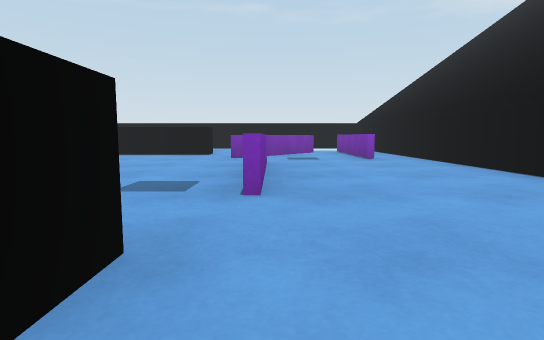
View 1 (above)

14 first-person views from a walk through a Unity game level. The camera is 0.4 m above the floor, tilts 6° down and sees 80° across. The floor is counted in squares, 1 m on a side. Each view is taken from the middle of a square. On the plan, view 1 faces up. The plan holds only what a view shows up to about 9 squares ahead; the rest is blank. The place goes on beyond the plan. The player is left out.

View 2
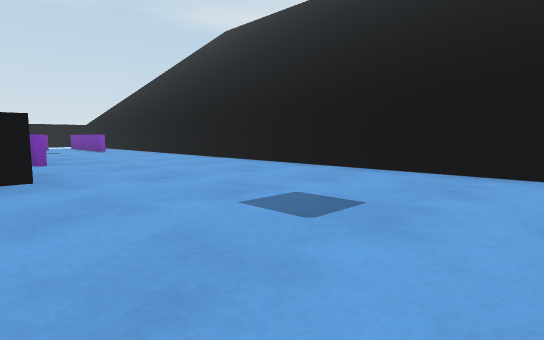

View 3
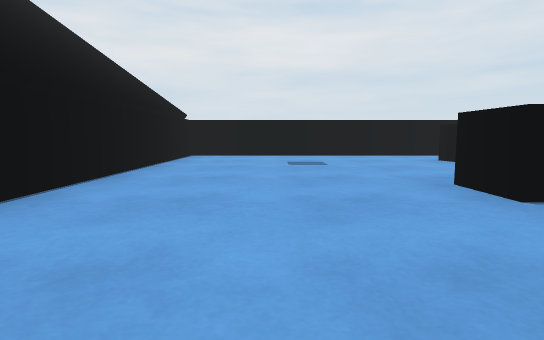

View 4
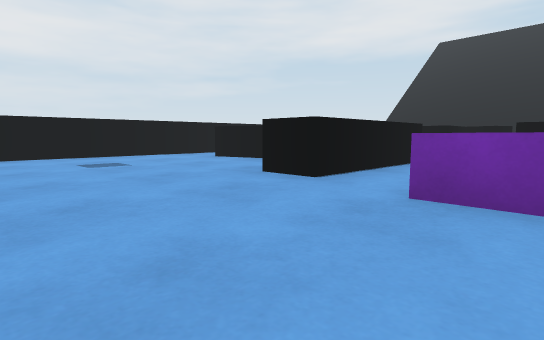

View 5
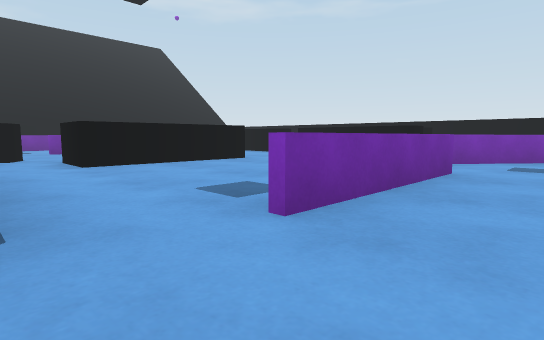

View 6
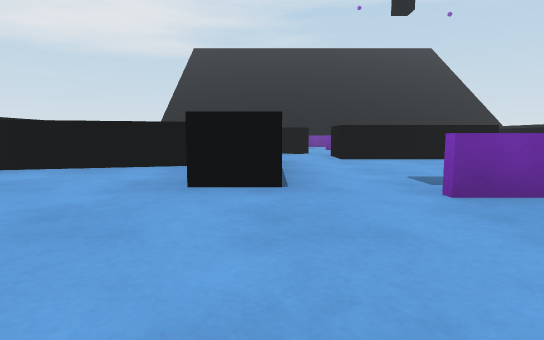

View 7
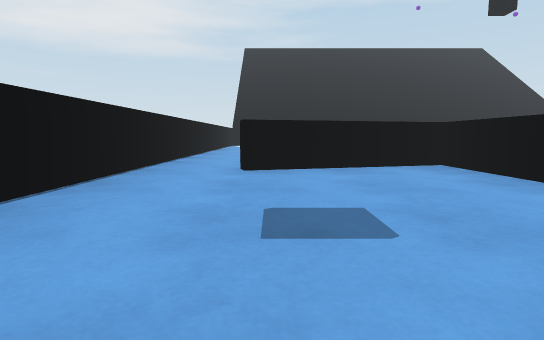

View 8
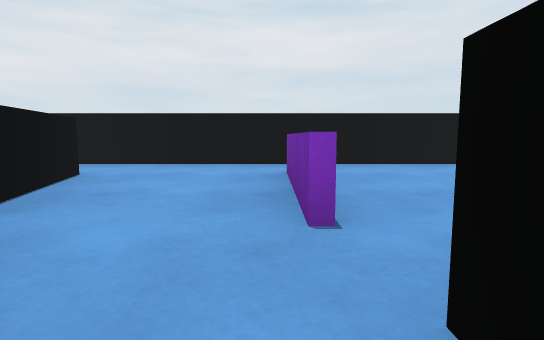

View 9
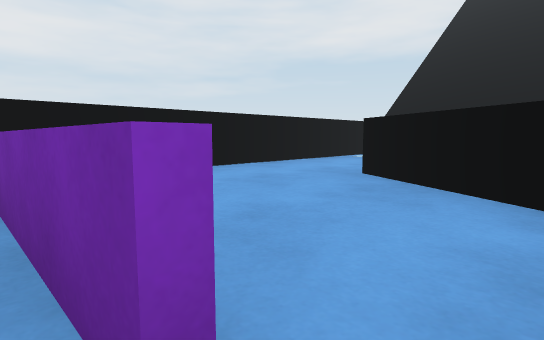

View 10
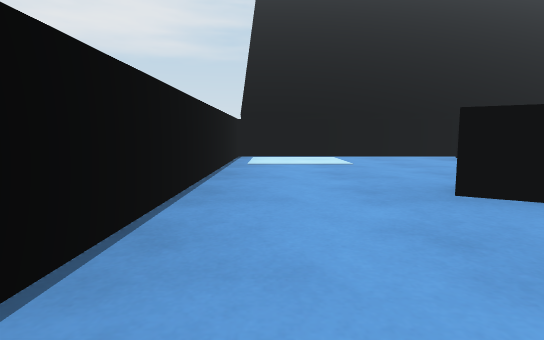

View 11
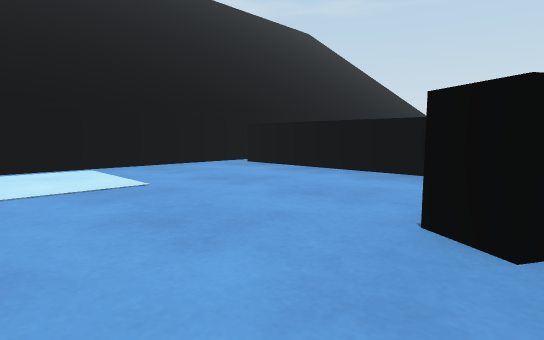

View 12
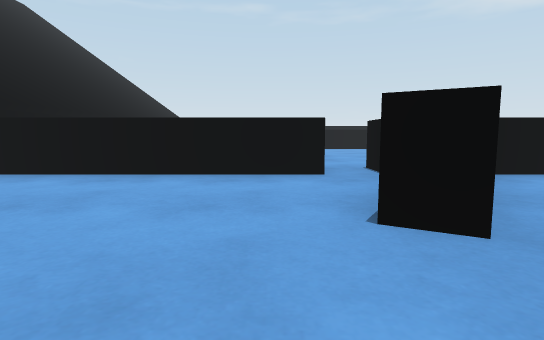

View 13
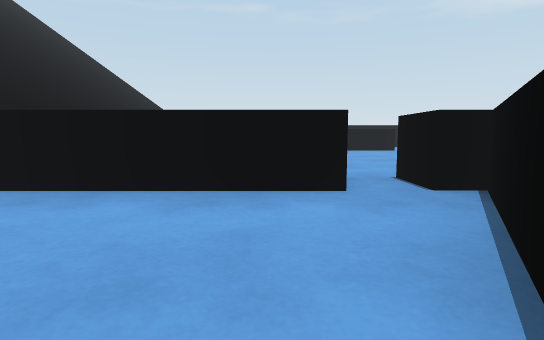

View 14
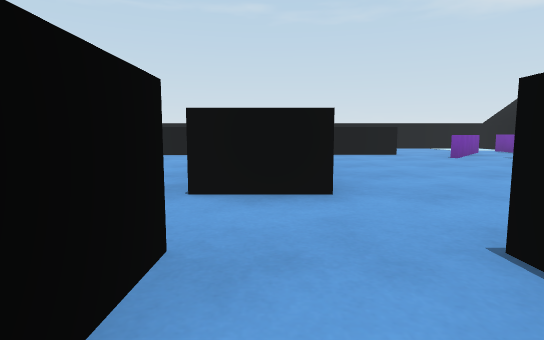

### Floor plan
Key: @ floor where view 1 was taken; # wall or solid block; x gap in a wall; . floor; ^ raised ledge.
Columns run from 12 left of view 1 to 3 right of it. Each row starts with its distance up from view 1.
  7       ^^^^^#####
  6       .....##.##
  5       ..^...x..#
  4       ..^...#..#
  3      #..^...#..#
  2  ##  ###^.. #..#
  1  ^^^^^^^.^^^...#
  0 #.....^...^.@..#
 -1 #....^..#.#....#
 -2 #.......#.#....#
 -3 #..............#
 -4 ################

Where each view was taken, in squares from view 1:
view 1: 0 up, 0 right, facing up
view 2: 3 down, 1 left, facing up-right
view 3: 3 up, 1 right, facing down
view 4: 3 up, 2 right, facing down-left
view 5: 1 up, 1 right, facing up-left
view 6: 1 up, 2 right, facing left
view 7: 2 down, 2 right, facing left
view 8: 1 up, 4 left, facing down
view 9: 0 up, 4 left, facing down-left
view 10: 3 down, 5 left, facing left
view 11: 3 down, 7 left, facing up-left
view 12: 3 down, 8 left, facing up
view 13: 2 down, 8 left, facing up
view 14: 0 up, 4 left, facing up
